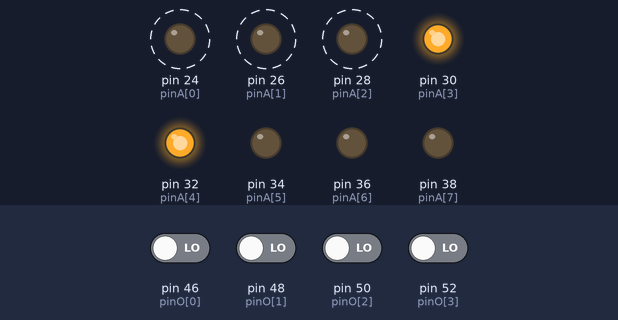
Bench run of a sketch on a simulated Arduino Mega 2560, built with avr-gcc and run on an emulated ATmega2560. Parts: output pins drawn as LEDs (lit = HIGH). Dashed ring = blinking. Inputs (shaded band) come from the test bench; at power-on: pin 46 (pinO[0]), pin 48 (pinO[1]), pin 50 (pinO[2]), pin 52 (pinO[3]) LOW. Pins used as bus, display or sensor lines are not drawn; what the sketch prints to the serial monitor is not drawn.

Above: at 0.97 s.
1.0 s: pin 48 (pinO[1]) driven HIGH and pin 52 (pinO[3]) driven HIGH
At 2.54 s:
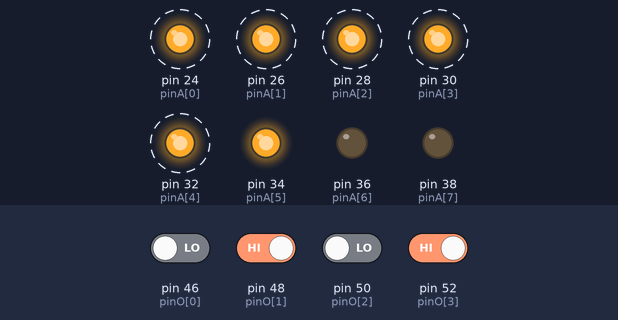
4.0 s: pin 46 (pinO[0]) driven HIGH
At 5.11 s:
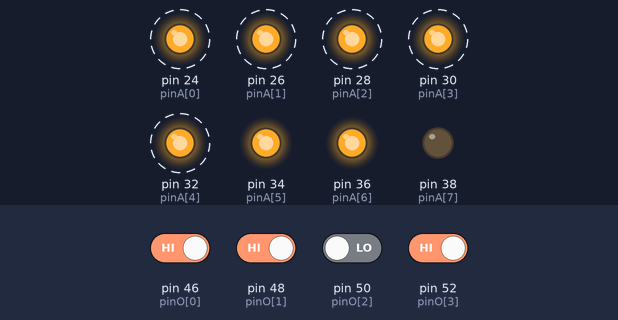
7.0 s: pin 48 (pinO[1]) driven LOW
At 7.68 s:
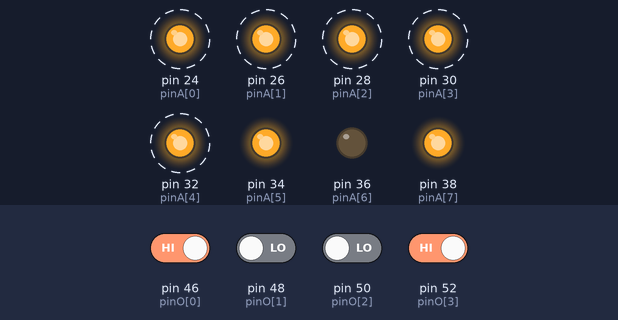
10.0 s: pin 50 (pinO[2]) driven HIGH
At 11.3 s:
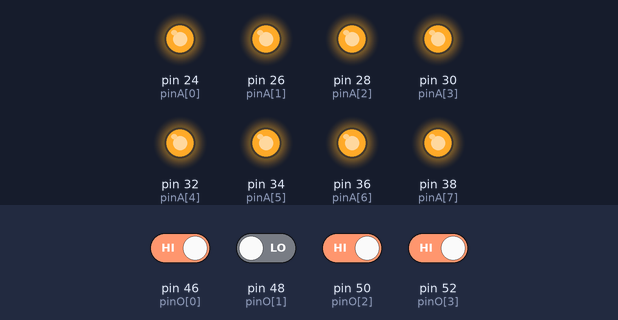
13.0 s: pin 52 (pinO[3]) driven LOW
16.0 s: pin 52 (pinO[3]) driven HIGH
Timing chart, 0 to 20.0 s (numbered marks = the images above; inputs shaded):
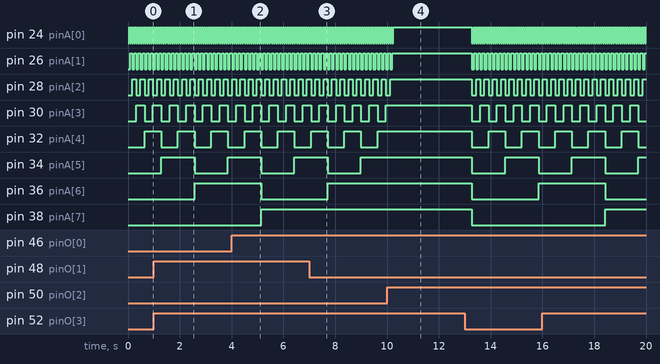

The sketch:

82S129_read.ino
```cpp
int pin_CS =22;
int pinO[4]={46,48,50,52};

int pinA[8]={24,26,28,30,32,34,36,38};

int nibblesToRead = 256;

void setup() {
  // put your setup code here, to run once:
  Serial.begin(9600);
  pinMode(pin_CS, OUTPUT);
  int i;
  for (i=0;i<4;i++)
  {
    pinMode(pinO[i],INPUT);

  }
  for (i=0;i<8;i++)
  {
    pinMode(pinA[i],OUTPUT);

  }
  Serial.println("Setup done");
  digitalWrite(pin_CS, LOW);

  int j;
  int value;
      Serial.println("Start read");

  for (i=0;i<nibblesToRead;i++) {
    value =0;
    if ((i & 0x0F) == 0) {
      Serial.println("");
      Serial.print(i, HEX);
      Serial.print(": ");
    }
    for (j=0;j<8;j++) {
      if ((i & (1<<j)) >0) {
        digitalWrite(pinA[j], HIGH);
      } else {
        digitalWrite(pinA[j], LOW);
      }
    }
    delay(20);
    if (digitalRead(pinO[0])==HIGH){
      value += 1;
    }
    if (digitalRead(pinO[1])==HIGH){
      value += 2;
    }
    if (digitalRead(pinO[2])==HIGH){
      value += 4;
    }
    if (digitalRead(pinO[3])==HIGH){
      value += 8;
    }
    Serial.print(value, HEX);
    Serial.print(" ");
    delay(20);
  }
    Serial.println("");
    Serial.println("Done ");

    delay(3000); // 3 second delay before restart
      // put your setup code here, to run once:

  Serial.println("------------------");
  digitalWrite(pin_CS, HIGH);
  Serial.println("Start read (disabled)");

  for (i=0;i<nibblesToRead;i++) {
    value =0;
    if ((i & 0x0F) == 0) {
      Serial.println("");
      Serial.print(i, HEX);
      Serial.print(": ");
    }
    for (j=0;j<8;j++) {
      if ((i & (1<<j)) >0) {
        digitalWrite(pinA[j], HIGH);
      } else {
        digitalWrite(pinA[j], LOW);
      }
    }
    delay(20);
    if (digitalRead(pinO[0])==HIGH){
      value += 1;
    }
    if (digitalRead(pinO[1])==HIGH){
      value += 2;
    }
    if (digitalRead(pinO[2])==HIGH){
      value += 4;
    }
    if (digitalRead(pinO[3])==HIGH){
      value += 8;
    }
    Serial.print(value, HEX);
    Serial.print(" ");
    delay(20);
  }
    Serial.println("");
    Serial.println("Done ");

    delay(3000); // 3 second delay before restart
}

void loop() {
  // put your main code here, to run repeatedly:
}
```

Measured:
- by itself, pin 24 (pinA[0]): alternates HIGH for 0.04 s and LOW for 0.04 s
- by itself, pin 26 (pinA[1]): alternates HIGH for 0.08 s and LOW for 0.08 s
- by itself, pin 28 (pinA[2]): alternates HIGH for 0.16 s and LOW for 0.16 s
- by itself, pin 30 (pinA[3]): alternates HIGH for 0.32 s and LOW for 0.32 s
- by itself, pin 32 (pinA[4]): alternates HIGH for 0.64 s and LOW for 0.64 s
